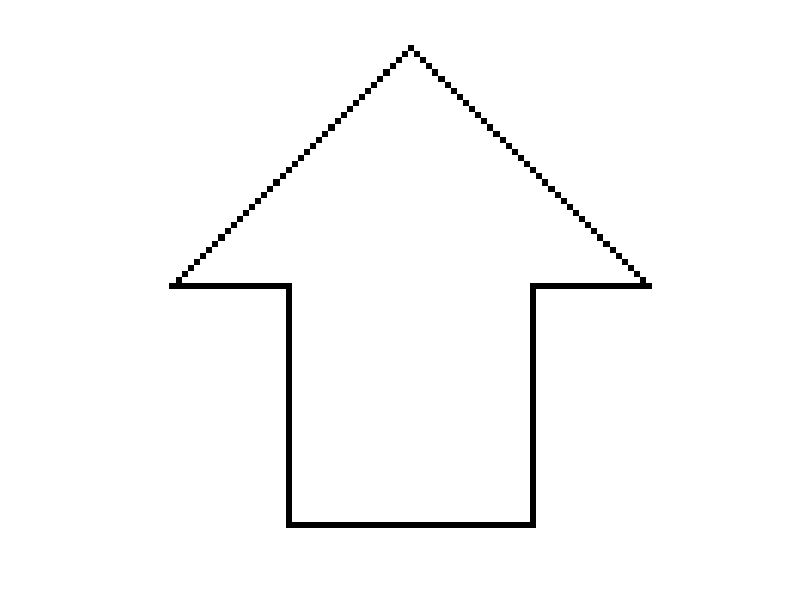

Write the MATLAB code that produced this figure.
clc
clear all
close all

TelaTotal = uint8(255*ones(80,80));
%TelaTotal(Y-0:Y,X-0:X) = zeros(1,20);
%PARTE DEBAIXO DA FLECHA
TelaTotal(40,1:20) = zeros(1,20);
TelaTotal(40,60:79) = zeros(1,20);
%LATERAIS
TelaTotal(40:79,20) = zeros(1,40);
TelaTotal(40:79,60) = zeros(1,40);
%PARTE DEBAIXO
TelaTotal(79,20:60) = zeros(1,41);
%Flecha
y=40
for x=1:40
    TelaTotal(y,x)=0;
    y=y-1;
end
y=1
for x=40:79
    TelaTotal(y,x)=0;
    y=y+1;
end

imwrite(TelaTotal,'flecha.bmp','bmp');
I = imread('flecha.bmp');
y=-45;
for x=1:8
    R = imrotate(I,y,'bilinear');
    figure(1)
    imshow(R)
    y=y-45;
end
